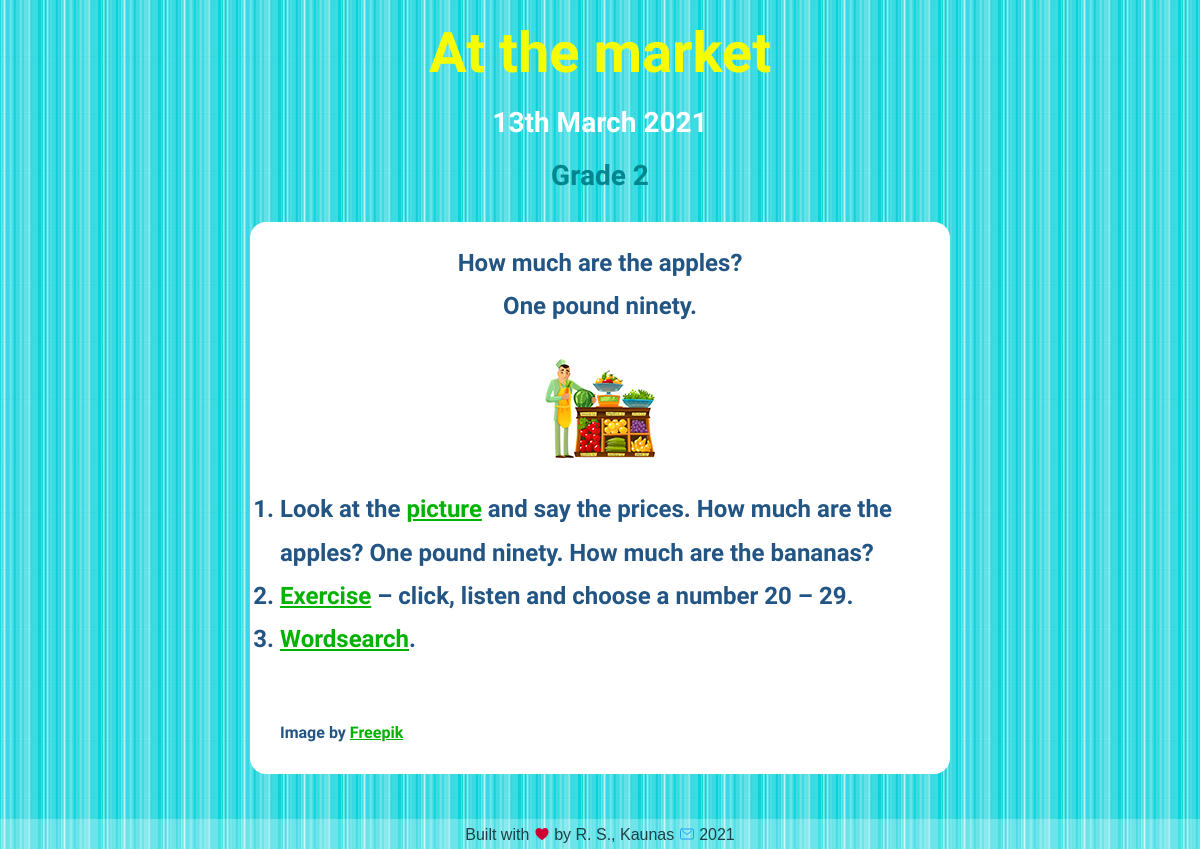
Page /blog/grade2/23/ on the earlier database version.
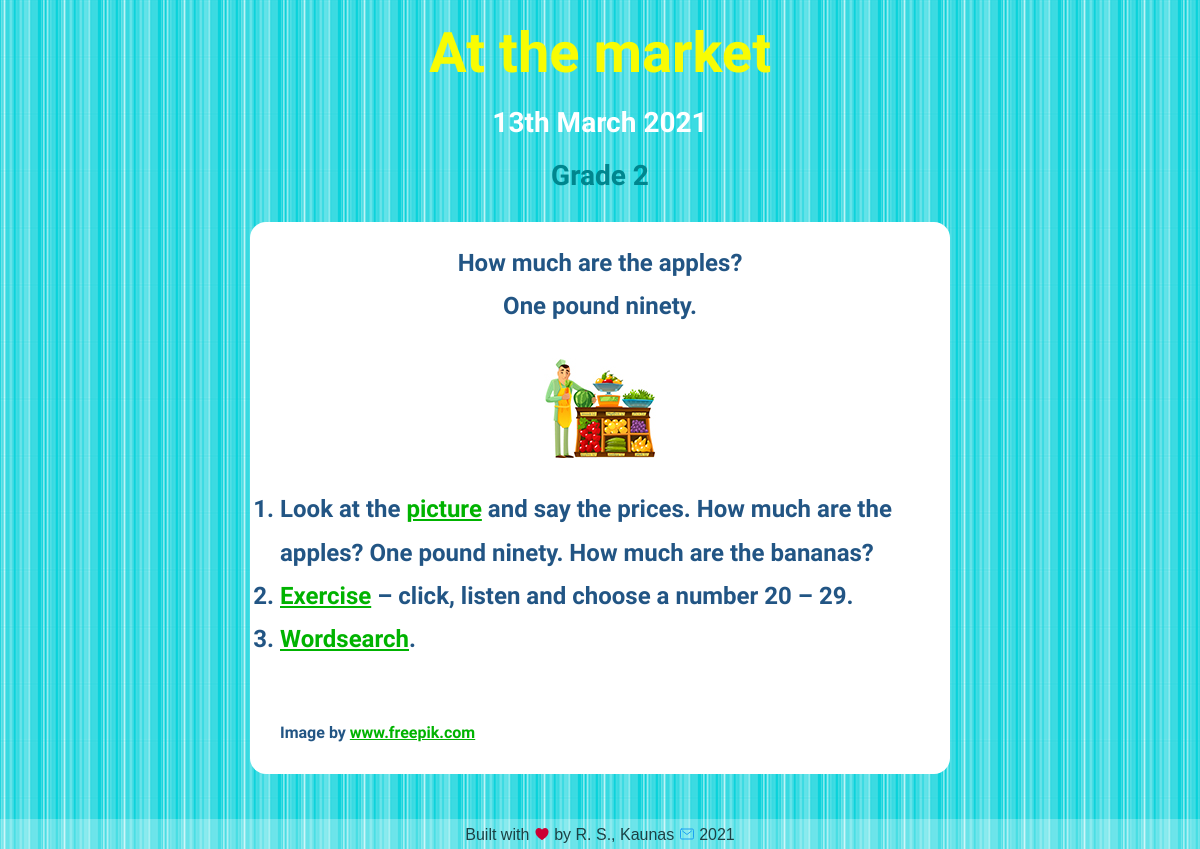
Same page on the later database version.
### blog/models.py (models this page shows, shortened)
class Grade2blogpost(models.Model):
    grade = models.CharField(max_length=10, default='Grade 2')
    date = models.DateField()
    title = models.TextField(max_length=200)
    intro = models.TextField(max_length=400, default='intro')
    description = models.TextField()
    image = models.ImageField(upload_to='blog/images/', default='blog/images/soon.png')
    file = models.FileField(upload_to='blog/downloads/', blank='True')
    credits = models.TextField(blank='True')

### blog/views.py (the view)
# urls.py: path('grade2/<int:post_id>/', views.view_one_grade2, name='url_one_grade2'),
def view_one_grade2(request, post_id):
    blogpost = get_object_or_404(Grade2blogpost, pk=post_id)
    return render(request, 'blog/one_post.html', {'blogpost': blogpost})

### blog/templates/blog/one_post.html (shortened to what this page needs)
<!DOCTYPE html>
{% load static %}
<html lang="en">
<head>
    <link href="{% static 'blog/one_post.css' %}" type="text/css" rel="stylesheet"/>
</head>
<body>
<div id="page-container">
    <div id="content-wrap">
        <header>
            <h1>{{ blogpost.title|safe|truncatewords:20 }}</h1>
            <h2>{{ blogpost.date|date:'jS F Y' }}</h2>
            <h3>{{ blogpost.grade }}</h3>
        </header>
        <div id="information">
            <h4>{{ blogpost.intro | safe }}</h4>
            <img src="/media/{{ blogpost.image }}" alt="{{ blogpost.title }}">
            <p>{{ blogpost.description | safe }}</p>
            <p class="small">{{ blogpost.credits | safe }}</p>
        </div>
    </div>
    {% include 'blog/footer.html' %}
</div>
</body>
</html>

Differences in the rows shown:
changed Grade2blogpost "At the market": credits "Image by Freepik" → "Image by www.freepik.com"
